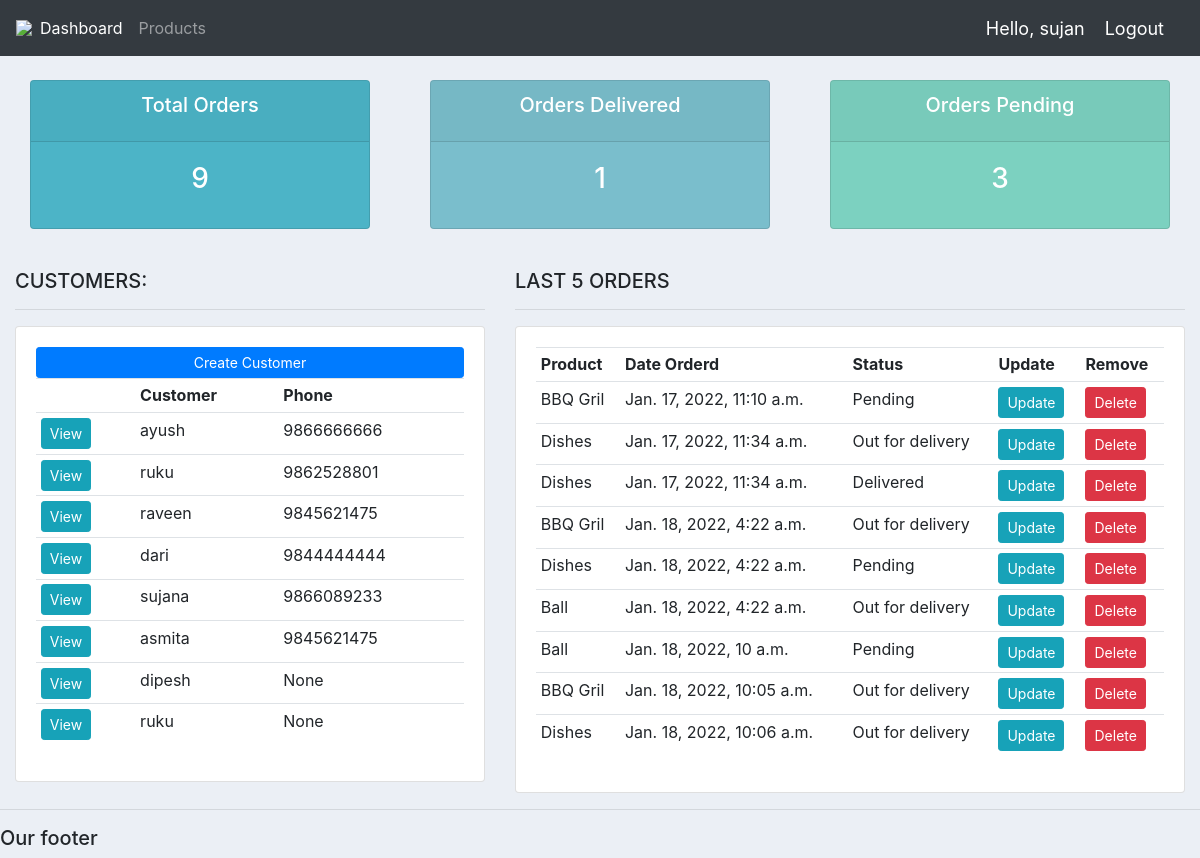
The app's page / (signed in), older data.
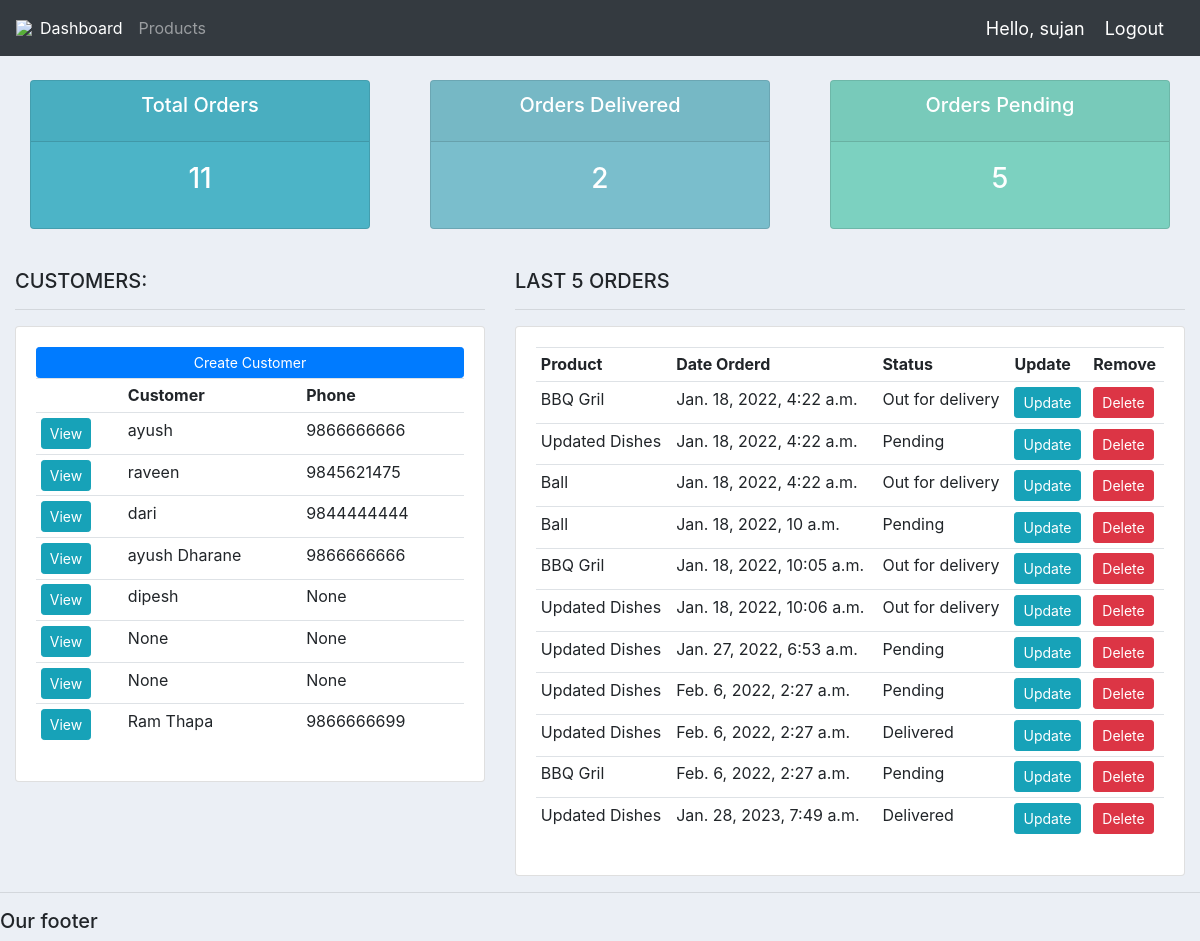
The same page, newer data.
### accounts/models.py (models this page shows, shortened)
class Customer(models.Model):
	user = models.OneToOneField(User, null=True, blank=True, on_delete=models.CASCADE) #one to one relationship
	name = models.CharField(max_length=200, null=True) # CASCADE le chai user delete vayo vane customer sangako relation delete garxa
	phone = models.CharField(max_length=200, null=True)
	email = models.CharField(max_length=200, null=True)
	profile_pic = models.ImageField(default="profile1.png", null=True, blank=True)
	date_created = models.DateTimeField(auto_now_add=True, null=True)

class Order(models.Model):
	STATUS = (
			('Pending', 'Pending'),
			('Out for delivery', 'Out for delivery'),
			('Delivered', 'Delivered'),
			)
	customer = models.ForeignKey(Customer, null=True, on_delete= models.SET_NULL) #customer delete vayo vane pani order chai db bata delete nahos
	product = models.ForeignKey(Product, null=True, on_delete= models.SET_NULL) #every time manually type garna naparos vanera
	date_created = models.DateTimeField(auto_now_add=True, null=True)
	status = models.CharField(max_length=200, null=True, choices=STATUS)
	note = models.CharField(max_length=1000, null=True)

class Product(models.Model):
	CATEGORY = (
			('Indoor', 'Indoor'),
			('Out Door', 'Out Door'),
			)
	name = models.CharField(max_length=200, null=True)
	price = models.FloatField(null=True)
	category = models.CharField(max_length=200, null=True, choices=CATEGORY)
	description = models.CharField(max_length=200, null=True, blank=True)
	date_created = models.DateTimeField(auto_now_add=True, null=True)
	tags = models.ManyToManyField(Tag)
	def __str__(self):
		return self.name

### accounts/decorators.py (the view)
	def wrapper_function(request, *args, **kwargs):
		group = None
		if request.user.groups.exists():
			group = request.user.groups.all()[0].name
		if group == 'customer':
			return redirect('user-page')
		if group == 'admin':
			return view_func(request, *args, **kwargs)

### accounts/views.py (called while the page is built)
@login_required(login_url='login')
@admin_only
def home(request):
    orders = Order.objects.all()
    customers = Customer.objects.all()
    total_customers = customers.count()
    total_orders = orders.count()
    delivered = orders.filter(status='Delivered').count()
    pending = orders.filter(status='Pending').count()
    context = {'orders': orders, 'customers': customers,
               'total_orders': total_orders, 'delivered': delivered,
               'pending': pending}
    return render(request, 'accounts/dashboard.html', context)

### accounts/templates/accounts/dashboard.html
{%  extends 'accounts/main.html' %}
{% block content %}
{%  include 'accounts/status.html' %}
<br>
<div class="row">
	<div class="col-md-5">
		<h5>CUSTOMERS:</h5>
		<hr>
		<div class="card card-body">
			<a class="btn btn-primary  btn-sm btn-block" href="">Create Customer</a>
			<table class="table table-sm">
				<tr>
					<th></th>
					<th>Customer</th>
					<th>Phone</th>
				</tr>
				{% for customer in customers %}
					<tr>
						<td><a class="btn btn-sm btn-info" href="{% url 'customer' customer.id %}">View</a></td>
						<td>{{customer.name}}</td>
						<td>{{customer.phone}}</td>
					</tr>
				{% endfor %}
			</table>
		</div>
	</div>
	<div class="col-md-7">
		<h5>LAST 5 ORDERS</h5>
		<hr>
		<div class="card card-body">
			<table class="table table-sm">
				<tr>
					<th>Product</th>
					<th>Date Orderd</th>
					<th>Status</th>
					<th>Update</th>
					<th>Remove</th>
				</tr>
				{% for order in orders %}
					<tr>
						<td>{{order.product}}</td>
						<td>{{order.date_created}}</td>
						<td>{{order.status}}</td>
						<td><a class="btn btn-sm btn-info" href="{% url 'update_order' order.id %}">Update</a></td>
						<td><a class="btn btn-sm btn-danger" href="{% url 'delete_order' order.id %}">Delete</a></td>
					</tr>
				{% endfor %}
			</table>
		</div>
	</div>
</div>
{% endblock %}

Row changes from the older to the newer data that the page shows:
removed Customer: name "ruku", phone "9862528801"
removed Customer: name "asmita", phone "9845621475"
removed Customer: name "ruku", phone "None"
removed Order: product "BBQ Gril", date_created "Jan. 17, 2022, 11:10 a.m.", status "Pending"
removed Order: product "Dishes", date_created "Jan. 17, 2022, 11:34 a.m.", status "Out for delivery"
removed Order: product "Dishes", date_created "Jan. 17, 2022, 11:34 a.m.", status "Delivered"
changed Customer: name "sujana" → "ayush Dharane"; phone "9866089233" → "9866666666"
added Customer: name "None", phone "None"
added Customer: name "None", phone "None"
added Customer: name "Ram Thapa", phone "9866666699"
changed through a linked row, Order (number 2 of 11 on the later page): product "Dishes" → "Updated Dishes"
changed Order "Jan. 18, 2022, 10:06 a.m.": product "Dishes" → "Updated Dishes"
added Order: product "Updated Dishes", date_created "Jan. 27, 2022, 6:53 a.m.", status "Pending"
added Order: product "Updated Dishes", date_created "Feb. 6, 2022, 2:27 a.m.", status "Pending"
added Order: product "Updated Dishes", date_created "Feb. 6, 2022, 2:27 a.m.", status "Delivered"
added Order: product "BBQ Gril", date_created "Feb. 6, 2022, 2:27 a.m.", status "Pending"
added Order: product "Updated Dishes", date_created "Jan. 28, 2023, 7:49 a.m.", status "Delivered"
Text that changed along with them:
{{ total_orders }}: "9" → "11"
{{ delivered }}: "1" → "2"
{{ pending }}: "3" → "5"
